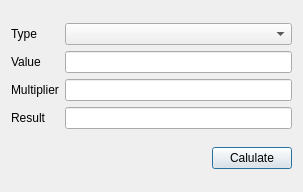
<?xml version="1.0" encoding="UTF-8"?>
<ui version="4.0">
 <class>Dialog</class>
 <widget class="QDialog" name="Dialog">
  <property name="geometry">
   <rect>
    <x>0</x>
    <y>0</y>
    <width>303</width>
    <height>192</height>
   </rect>
  </property>
  <property name="windowTitle">
   <string>Dialog</string>
  </property>
  <layout class="QVBoxLayout" name="verticalLayout">
   <item>
    <layout class="QGridLayout" name="gridLayout">
     <item row="0" column="0">
      <widget class="QLabel" name="label_4">
       <property name="text">
        <string>Type</string>
       </property>
      </widget>
     </item>
     <item row="0" column="1">
      <widget class="QComboBox" name="cmbType"/>
     </item>
     <item row="1" column="0">
      <widget class="QLabel" name="label">
       <property name="text">
        <string>Value</string>
       </property>
      </widget>
     </item>
     <item row="1" column="1">
      <widget class="QLineEdit" name="leValue"/>
     </item>
     <item row="2" column="0">
      <widget class="QLabel" name="label_2">
       <property name="text">
        <string>Multiplier</string>
       </property>
      </widget>
     </item>
     <item row="2" column="1">
      <widget class="QLineEdit" name="leMultiplier"/>
     </item>
     <item row="3" column="0">
      <widget class="QLabel" name="label_3">
       <property name="text">
        <string>Result</string>
       </property>
      </widget>
     </item>
     <item row="3" column="1">
      <widget class="QLineEdit" name="leResult"/>
     </item>
    </layout>
   </item>
   <item>
    <layout class="QHBoxLayout" name="horizontalLayout">
     <item>
      <spacer name="horizontalSpacer">
       <property name="orientation">
        <enum>Qt::Horizontal</enum>
       </property>
       <property name="sizeHint" stdset="0">
        <size>
         <width>40</width>
         <height>20</height>
        </size>
       </property>
      </spacer>
     </item>
     <item>
      <widget class="QPushButton" name="btnCalulate">
       <property name="text">
        <string>Calulate</string>
       </property>
      </widget>
     </item>
    </layout>
   </item>
  </layout>
 </widget>
 <resources/>
 <connections/>
</ui>
